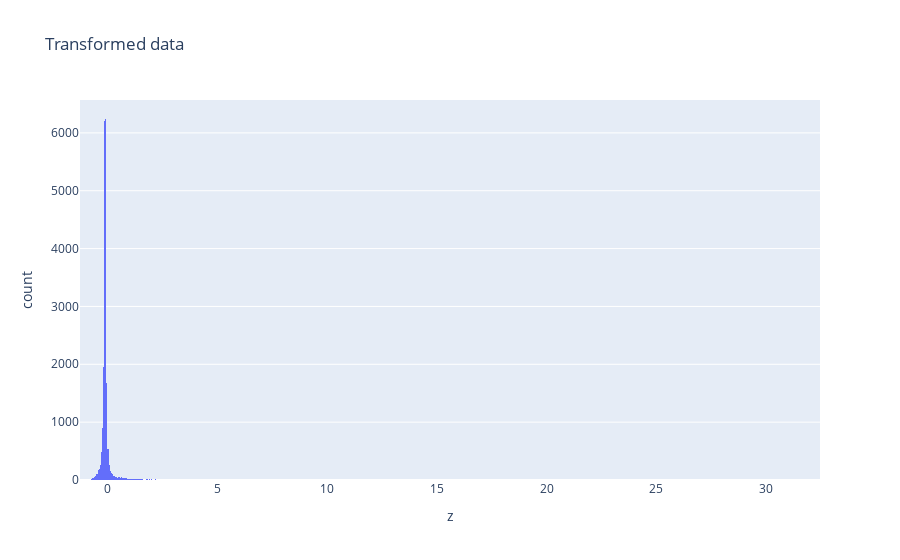

Notebook source saved alongside this figure:
### Code cell
trans_df = pd.DataFrame(trans, columns=['z'])
fig = px.histogram(trans_df, x='z', title='Transformed data')
fig.show()

### Figure 1 — Plotly figure (JSON) as saved in the notebook; plotly's stock layout.template omitted (floating-point values rounded to 4 significant figures; data arrays with more than 128 entries replaced by an {"elided": "..."} marker saying what was removed)
{"data": [{"alignmentgroup": "True", "bingroup": "x", "hovertemplate": "z=%{x}<br>count=%{y}<extra></extra>", "legendgroup": "", "marker": {"color": "#636efa", "pattern": {"shape": ""}}, "name": "", "offsetgroup": "", "orientation": "v", "showlegend": false, "type": "histogram", "x": {"elided": "20736 float values"}, "xaxis": "x", "yaxis": "y"}], "layout": {"barmode": "relative", "legend": {"tracegroupgap": 0}, "title": {"text": "Transformed data"}, "xaxis": {"anchor": "y", "domain": [0, 1], "title": {"text": "z"}}, "yaxis": {"anchor": "x", "domain": [0, 1], "title": {"text": "count"}}}}
